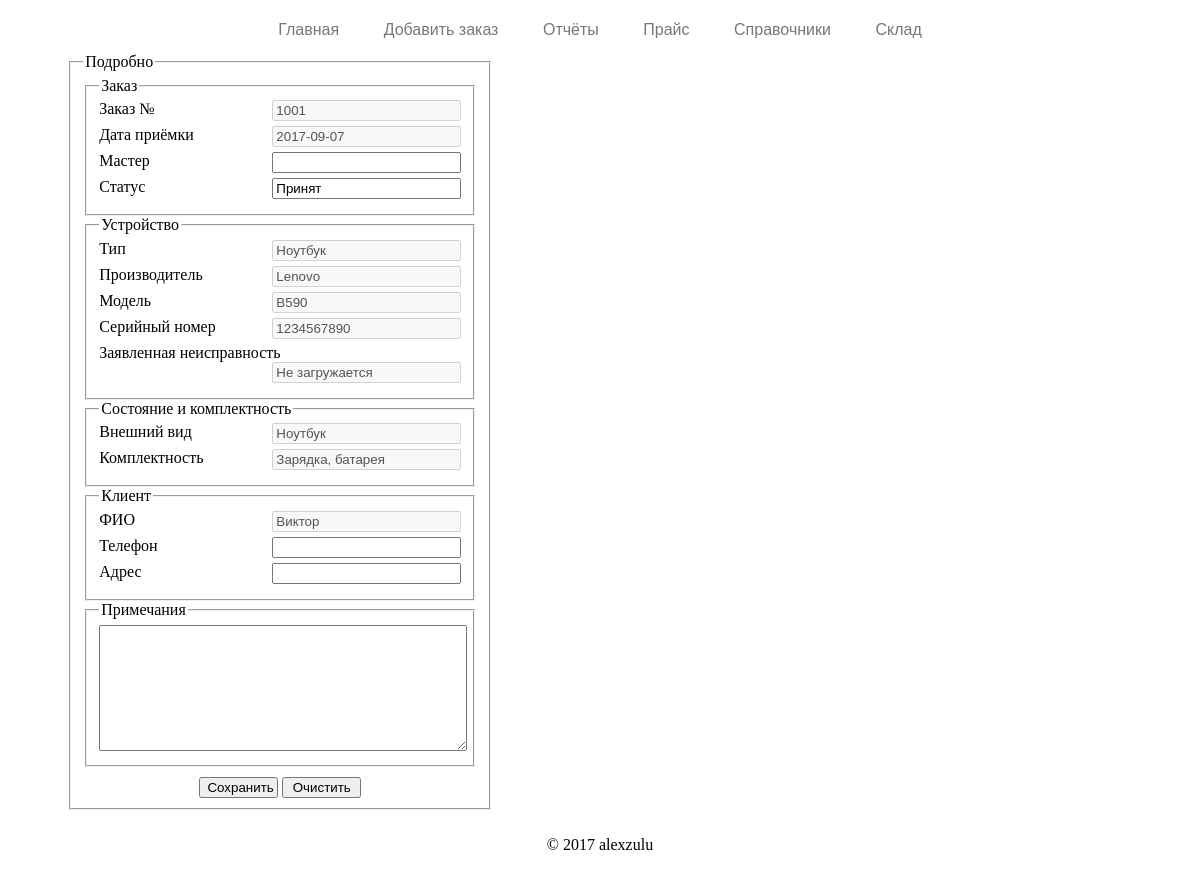
The app's page /?page=detail&id=1001 with its own data.
### tables this page shows
CREATE TABLE IF NOT EXISTS `orders` (
  `id` int(11) NOT NULL DEFAULT '1000',
  `status` text NOT NULL,
  `date_in` date NOT NULL,
  `date_out` date NOT NULL,
  `remonter` text NOT NULL,
  `device` text NOT NULL,
  `firm` text NOT NULL,
  `model` text NOT NULL,
  `serial_number` text NOT NULL,
  `reason` text NOT NULL,
  `equipment` text NOT NULL,
  `client_name` text NOT NULL,
  `client_phone` text NOT NULL,
  `client_addres` text NOT NULL,
  `notes` text NOT NULL,
  `expenses` int(11) NOT NULL,
  `cost` int(11) NOT NULL,
  PRIMARY KEY (`id`)
);

### content/detail.php (the view, shortened to what this page needs)
<?php
	$id = $_GET['id'];
	$order = mysqli_query($db, "SELECT * FROM `orders` `id` WHERE `id` = $id") or die ("Проблема при подключении к БД");
	$row = mysqli_fetch_assoc($order);
	$status = $row['status'];
	$date_in = $row['date_in'];
	$device = $row['device'];
	$firm = $row['firm'];
	$model = $row['model'];
	$serial_number = $row['serial_number'];
	$reason = $row['reason'];
	$equipment = $row['equipment'];
	$client_name = $row['client_name'];
	$client_phone = $row['client_phone'];
	$client_addres = $row['client_addres'];
	$notes = $row['notes'];
?>
<form method="GET" action="inc/send.php">
	<div class="detail_form">
	<fieldset>
	<legend>Подробно</legend>
	<fieldset>
	<legend>Заказ</legend>
	<div class="field">
		<label for="order_number">Заказ №</label>
		<input disabled id="order_number" name="order_number" value="<?php echo $id;?>" class="detail_form" />
	</div>
	<div class="field">
		<label for="date_in">Дата приёмки</label>
		<input disabled type="text" list="date_in" name="date_in" value="<?php echo $date_in;?>" class="detail_form" />
	</div>
	<div class="field">
		<label for="remonter">Мастер</label>
		<input type="text" list="remonter" name="remonter" class="detail_form" />
	</div>
	<div class="field">
		<label for="status">Статус</label>
		<input required type="text" list="status" name="status" class="detail_form" value="<?php echo $status;?>" />
	</div>
	</fieldset>
	<fieldset>
	<legend>Устройство</legend>
	<div class="field">
		<label for="device">Тип</label>
		<input disabled type="text" name="device" class="detail_form" value="<?php echo $device;?>" />
	</div>
	<div class="field">
		<label for="company">Производитель</label>
		<input disabled type="text" name="company" class="detail_form" value="<?php echo $firm;?>" />
	</div>
	<div class="field">
		<label>Модель</label>
		<input disabled type="text" name="model" class="detail_form" value="<?php echo $model;?>" />
	</div>
	<div class="field">
		<label>Серийный номер</label>
		<input disabled type="text" id="serial_number" name="serial_number" class="detail_form" value="<?php echo $serial_number;?>" />
	</div>
	<div class="field">
		<label>Заявленная неисправность</label>
		<input disabled type="text" name="reason" class="detail_form" value="<?php echo $reason;?>" />
	</div>
	</fieldset>
	<fieldset>
	<legend>Состояние и комплектность</legend>
	<div class="field">
		<label>Внешний вид</label>
		<input disabled type="text" name="review" class="detail_form" value="<?php echo $device;?>" />
	</div>
	<div class="field">
		<label>Комплектность</label>
		<input disabled type="text" name="equipment" class="detail_form" value="<?php echo $equipment;?>" />
	</div>
	</fieldset>
	<fieldset>
	<legend>Клиент</legend>
	<div class="field">
		<label>ФИО</label>
		<input disabled type="text" name="client_name" class="detail_form" value="<?php echo $client_name;?>" />
	</div>
	<div class="field">
		<label>Телефон</label>
		<input type="text" name="client_phone" class="detail_form" value="<?php echo $client_phone;?>" />
	</div>
	<div class="field">
		<label>Адрес</label>
		<input type="text" name="client_addres" class="detail_form" value="<?php echo $client_addres;?>" />
	</div>
	</fieldset>
	<fieldset>
	<legend>Примечания</legend>
	<div class="field">
		<textarea name="description" class="detail_form"><?php echo $notes;?></textarea>
	</div>
	</fieldset>
	<div align="center">
		<input class="detail_form_button" type="submit" value="Сохранить" />
		<input class="detail_form_button" type="reset" value="Очистить" />
	</div>
	</fieldset>
</form>

### css/style.css (style rules this page uses)
form { padding: 0px; margin: auto; background-color: white; padding-bottom: 10px; }
.field { clear:both; text-align:right; }
label { float:left; }
.detail_form { width: 40%; }
input.detail_form { width: 50%; margin-bottom: 5px; }
textarea.detail_form { width: 100%; height: 120px; }
input.detail_form_button { margin-top: 10px; width: 20%; }

### records on screen
orders: date_in "2017-09-07", status "Принят", device "Ноутбук", company "Lenovo", model "B590", serial_number "1234567890", reason "Не загружается", review "Ноутбук", equipment "Зарядка, батарея", client_name "Виктор"
